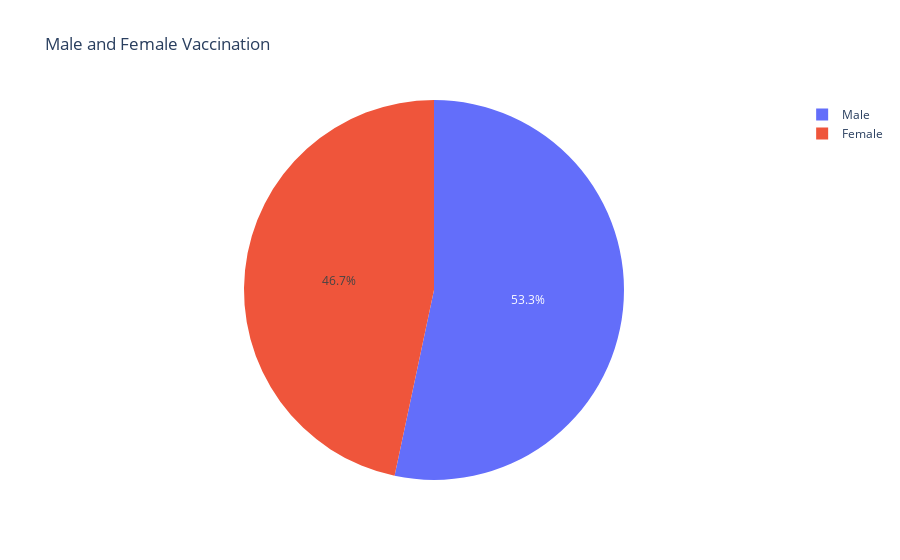

Notebook source saved alongside this figure:
### Markdown cell above
### Male and Female

### Code cell
male = vaccinated['Male (Doses Administered)']. sum()
female = vaccinated['Female (Doses Administered)']. sum()

px.pie(names=['Male','Female'], values=[male,female], title= 'Male and Female Vaccination')

### Figure 1 — Plotly figure (JSON) as saved in the notebook; plotly's stock layout.template omitted (floating-point values rounded to 4 significant figures)
{"data": [{"domain": {"x": [0, 1], "y": [0, 1]}, "hovertemplate": "label=%{label}<br>value=%{value}<extra></extra>", "labels": ["Male", "Female"], "legendgroup": "", "name": "", "showlegend": true, "type": "pie", "values": [27009983996, 23639554465]}], "layout": {"legend": {"tracegroupgap": 0}, "title": {"text": "Male and Female Vaccination"}}}
